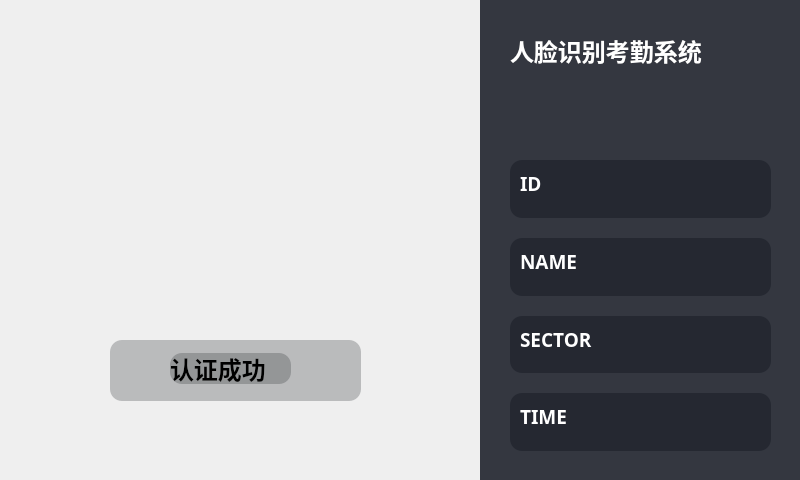
<?xml version="1.0" encoding="UTF-8"?>
<ui version="4.0">
 <class>FaceAttendance</class>
 <widget class="QMainWindow" name="FaceAttendance">
  <property name="geometry">
   <rect>
    <x>0</x>
    <y>0</y>
    <width>800</width>
    <height>480</height>
   </rect>
  </property>
  <property name="windowTitle">
   <string>FaceAttendance</string>
  </property>
  <widget class="QWidget" name="centralwidget">
   <widget class="QWidget" name="widget_leftback" native="true">
    <property name="geometry">
     <rect>
      <x>0</x>
      <y>0</y>
      <width>480</width>
      <height>480</height>
     </rect>
    </property>
    <property name="styleSheet">
     <string notr="true"/>
    </property>
    <widget class="QWidget" name="widget_success" native="true">
     <property name="geometry">
      <rect>
       <x>110</x>
       <y>340</y>
       <width>251</width>
       <height>61</height>
      </rect>
     </property>
     <property name="styleSheet">
      <string notr="true">border: 1px;
border-radius: 12px;
background-color: rgba(49, 50, 54, 70);</string>
     </property>
     <widget class="QLabel" name="label_success">
      <property name="geometry">
       <rect>
        <x>60</x>
        <y>13</y>
        <width>121</width>
        <height>31</height>
       </rect>
      </property>
      <property name="font">
       <font>
        <family>Alimama ShuHeiTi</family>
        <pointsize>18</pointsize>
        <weight>75</weight>
        <bold>true</bold>
       </font>
      </property>
      <property name="text">
       <string>认证成功</string>
      </property>
     </widget>
    </widget>
    <widget class="QLabel" name="label_face">
     <property name="geometry">
      <rect>
       <x>0</x>
       <y>0</y>
       <width>480</width>
       <height>480</height>
      </rect>
     </property>
     <property name="text">
      <string/>
     </property>
    </widget>
    <zorder>label_face</zorder>
    <zorder>widget_success</zorder>
   </widget>
   <widget class="QWidget" name="widget_rightback" native="true">
    <property name="geometry">
     <rect>
      <x>480</x>
      <y>0</y>
      <width>320</width>
      <height>480</height>
     </rect>
    </property>
    <property name="styleSheet">
     <string notr="true">background-color: rgb(52, 55, 64);</string>
    </property>
    <widget class="QLabel" name="label_title">
     <property name="geometry">
      <rect>
       <x>30</x>
       <y>20</y>
       <width>261</width>
       <height>61</height>
      </rect>
     </property>
     <property name="font">
      <font>
       <family>Alimama ShuHeiTi</family>
       <pointsize>18</pointsize>
       <weight>75</weight>
       <bold>true</bold>
      </font>
     </property>
     <property name="styleSheet">
      <string notr="true">color: rgb(255, 255, 255);</string>
     </property>
     <property name="text">
      <string>人脸识别考勤系统</string>
     </property>
    </widget>
    <widget class="QWidget" name="layoutWidget">
     <property name="geometry">
      <rect>
       <x>30</x>
       <y>160</y>
       <width>261</width>
       <height>291</height>
      </rect>
     </property>
     <layout class="QVBoxLayout" name="verticalLayout">
      <property name="spacing">
       <number>20</number>
      </property>
      <property name="bottomMargin">
       <number>0</number>
      </property>
      <item>
       <widget class="QWidget" name="widget_id" native="true">
        <property name="styleSheet">
         <string notr="true">QWidget{
	border: 1px;
	border-radius: 12px;

	background-color: rgb(37, 40, 49);
}</string>
        </property>
        <widget class="QLabel" name="label_id">
         <property name="geometry">
          <rect>
           <x>10</x>
           <y>3</y>
           <width>31</width>
           <height>41</height>
          </rect>
         </property>
         <property name="font">
          <font>
           <family>Alimama ShuHeiTi</family>
           <pointsize>14</pointsize>
           <weight>75</weight>
           <bold>true</bold>
          </font>
         </property>
         <property name="styleSheet">
          <string notr="true">color: rgb(255, 255, 255);</string>
         </property>
         <property name="text">
          <string>ID</string>
         </property>
        </widget>
        <widget class="QLineEdit" name="lineEdit_id">
         <property name="geometry">
          <rect>
           <x>100</x>
           <y>10</y>
           <width>141</width>
           <height>41</height>
          </rect>
         </property>
         <property name="font">
          <font>
           <family>Alimama ShuHeiTi</family>
           <pointsize>14</pointsize>
           <weight>75</weight>
           <bold>true</bold>
          </font>
         </property>
         <property name="styleSheet">
          <string notr="true">color: rgb(255, 255, 255);</string>
         </property>
        </widget>
       </widget>
      </item>
      <item>
       <widget class="QWidget" name="widget_name" native="true">
        <property name="styleSheet">
         <string notr="true">QWidget{
	border: 1px;
	border-radius: 12px;

	background-color: rgb(37, 40, 49);
}</string>
        </property>
        <widget class="QLabel" name="label_name">
         <property name="geometry">
          <rect>
           <x>10</x>
           <y>3</y>
           <width>71</width>
           <height>41</height>
          </rect>
         </property>
         <property name="font">
          <font>
           <family>Alimama ShuHeiTi</family>
           <pointsize>14</pointsize>
           <weight>75</weight>
           <bold>true</bold>
          </font>
         </property>
         <property name="styleSheet">
          <string notr="true">color: rgb(255, 255, 255);</string>
         </property>
         <property name="text">
          <string>NAME</string>
         </property>
        </widget>
        <widget class="QLineEdit" name="lineEdit_name">
         <property name="geometry">
          <rect>
           <x>100</x>
           <y>10</y>
           <width>141</width>
           <height>41</height>
          </rect>
         </property>
         <property name="font">
          <font>
           <family>Alimama ShuHeiTi</family>
           <pointsize>14</pointsize>
           <weight>75</weight>
           <bold>true</bold>
          </font>
         </property>
         <property name="styleSheet">
          <string notr="true">color: rgb(255, 255, 255);</string>
         </property>
        </widget>
       </widget>
      </item>
      <item>
       <widget class="QWidget" name="widget_id_3" native="true">
        <property name="styleSheet">
         <string notr="true">QWidget{
	border: 1px;
	border-radius: 12px;

	background-color: rgb(37, 40, 49);
}</string>
        </property>
        <widget class="QLabel" name="label_sector">
         <property name="geometry">
          <rect>
           <x>10</x>
           <y>3</y>
           <width>91</width>
           <height>41</height>
          </rect>
         </property>
         <property name="font">
          <font>
           <family>Alimama ShuHeiTi</family>
           <pointsize>14</pointsize>
           <weight>75</weight>
           <bold>true</bold>
          </font>
         </property>
         <property name="styleSheet">
          <string notr="true">color: rgb(255, 255, 255);</string>
         </property>
         <property name="text">
          <string>SECTOR</string>
         </property>
        </widget>
        <widget class="QLineEdit" name="lineEdit_sector">
         <property name="geometry">
          <rect>
           <x>110</x>
           <y>10</y>
           <width>131</width>
           <height>41</height>
          </rect>
         </property>
         <property name="font">
          <font>
           <family>Alimama ShuHeiTi</family>
           <pointsize>14</pointsize>
           <weight>75</weight>
           <bold>true</bold>
          </font>
         </property>
         <property name="styleSheet">
          <string notr="true">color: rgb(255, 255, 255);</string>
         </property>
        </widget>
       </widget>
      </item>
      <item>
       <widget class="QWidget" name="widget_time" native="true">
        <property name="styleSheet">
         <string notr="true">QWidget{
	border: 1px;
	border-radius: 12px;

	background-color: rgb(37, 40, 49);
}</string>
        </property>
        <widget class="QLabel" name="label_time">
         <property name="geometry">
          <rect>
           <x>10</x>
           <y>3</y>
           <width>61</width>
           <height>41</height>
          </rect>
         </property>
         <property name="font">
          <font>
           <family>Alimama ShuHeiTi</family>
           <pointsize>14</pointsize>
           <weight>75</weight>
           <bold>true</bold>
          </font>
         </property>
         <property name="styleSheet">
          <string notr="true">color: rgb(255, 255, 255);</string>
         </property>
         <property name="text">
          <string>TIME</string>
         </property>
        </widget>
        <widget class="QLineEdit" name="lineEdit_time">
         <property name="geometry">
          <rect>
           <x>90</x>
           <y>10</y>
           <width>151</width>
           <height>31</height>
          </rect>
         </property>
         <property name="font">
          <font>
           <family>Alimama ShuHeiTi</family>
           <pointsize>10</pointsize>
           <weight>75</weight>
           <bold>true</bold>
          </font>
         </property>
         <property name="styleSheet">
          <string notr="true">color: rgb(255, 255, 255);</string>
         </property>
        </widget>
       </widget>
      </item>
     </layout>
    </widget>
   </widget>
  </widget>
 </widget>
 <resources/>
 <connections/>
</ui>
